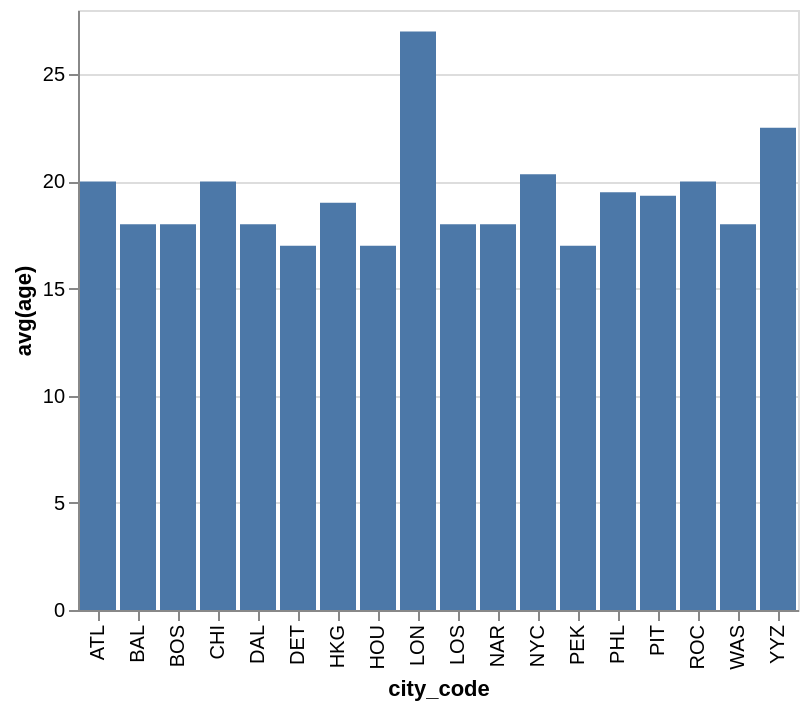

Write a Vega-Lite specification for this figure.
### Vega-Lite specification from a JSON file in a GitHub repository (floating-point values rounded to 4 significant figures)
{"data": {"values": [{"x_data": "ATL", "y_data": 20}, {"x_data": "BAL", "y_data": 18}, {"x_data": "BOS", "y_data": 18}, {"x_data": "CHI", "y_data": 20}, {"x_data": "DAL", "y_data": 18}, {"x_data": "DET", "y_data": 17}, {"x_data": "HKG", "y_data": 19}, {"x_data": "HOU", "y_data": 17}, {"x_data": "LON", "y_data": 27}, {"x_data": "LOS", "y_data": 18}, {"x_data": "NAR", "y_data": 18}, {"x_data": "NYC", "y_data": 20.33}, {"x_data": "PEK", "y_data": 17}, {"x_data": "PHL", "y_data": 19.5}, {"x_data": "PIT", "y_data": 19.33}, {"x_data": "ROC", "y_data": 20}, {"x_data": "WAS", "y_data": 18}, {"x_data": "YYZ", "y_data": 22.5}]}, "mark": "bar", "encoding": {"x": {"field": "x_data", "type": "nominal", "title": "city_code", "sort": "ascending"}, "y": {"field": "y_data", "type": "quantitative", "title": "avg(age)"}}}
